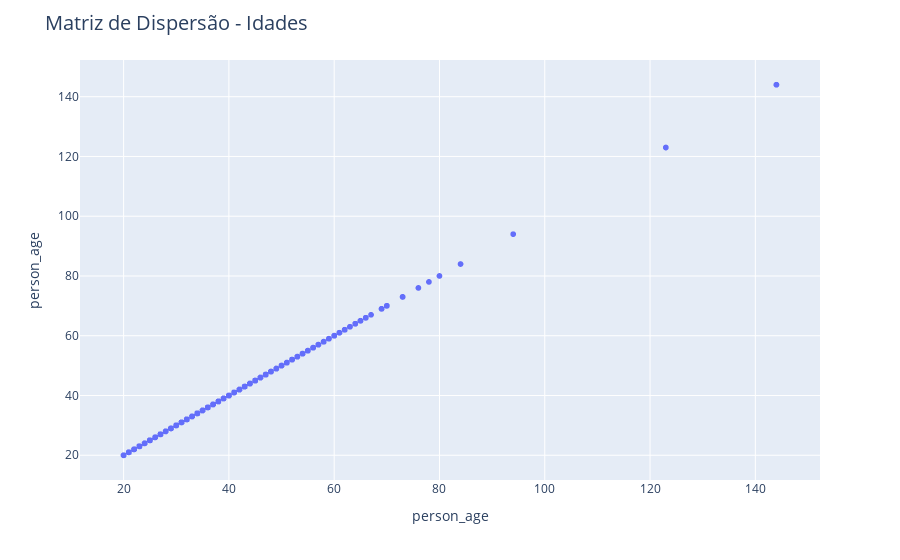

Notebook code for this chart:
### Markdown cell above
#### Visualização das idades

### Code cell
grafico = px.scatter_matrix(df_2["person_age"])

# Descrição
grafico.update_layout(
    title="Matriz de Dispersão - Idades",
    title_font_size=20
)

### Figure 1 — Plotly figure (JSON) as saved in the notebook; plotly's stock layout.template omitted (floating-point values rounded to 4 significant figures; data arrays with more than 128 entries replaced by an {"elided": "..."} marker saying what was removed)
{"data": [{"dimensions": [{"axis": {"matches": true}, "label": "person_age", "values": {"elided": "32581 int values"}}], "hovertemplate": "%{xaxis.title.text}=%{x}<br>%{yaxis.title.text}=%{y}<extra></extra>", "legendgroup": "", "marker": {"color": "#636efa", "symbol": "circle"}, "name": "", "showlegend": false, "type": "splom"}], "layout": {"dragmode": "select", "legend": {"tracegroupgap": 0}, "margin": {"t": 60}, "title": {"font": {"size": 20}, "text": "Matriz de Dispersão - Idades"}}}
